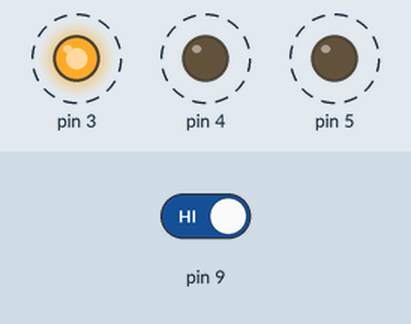
Recording of a sketch running on a simulated Arduino Uno, built with avr-gcc and run on an emulated ATmega328P. Shown: output pins drawn as LEDs (lit = HIGH). Dashed ring = blinking. The inputs (shaded band) are chosen by the test bench; at power-on: pin 9 HIGH.

Above: at 16.6 s.
18.1 s: pin 9 driven LOW
27.1 s: pin 9 driven HIGH
At 27.1 s:
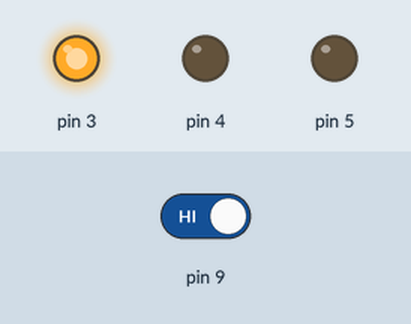
At 28.0 s:
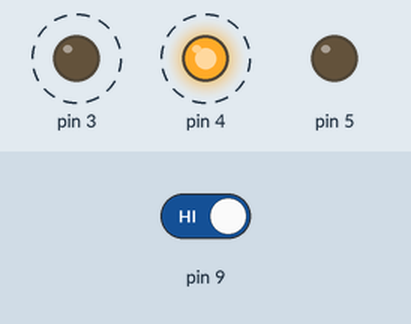
Timing chart, 0 to 42.1 s (numbered marks = the images above; inputs shaded):
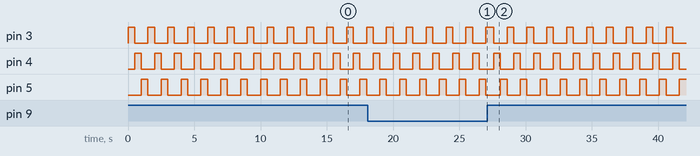

Measured:
- after the input at 27.1 s, pin 3, pin 4: alternates HIGH for 0.50 s and LOW for 1.0 s, starting after 0.50 s; pin 5: alternates HIGH for 0.50 s and LOW for 1.0 s, starting after 1.0 s
- by itself, pin 3–5: alternates HIGH for 0.50 s and LOW for 1.0 s

The sketch:

icp1.ino
```cpp
int ss = 0;
void setup()
{
  pinMode(3, OUTPUT);
  pinMode(4, OUTPUT);
  pinMode(5, OUTPUT);
  pinMode(9, INPUT);
}
void loop()
{
  ss = digitalRead(9);
  if (ss == LOW)
  {
    digitalWrite(3, HIGH);
    digitalWrite(4, LOW);
    digitalWrite(5, LOW);
  }
  else
  {
    for(int l=0; l<=5; l++)
    {
      digitalWrite(3, HIGH);
      digitalWrite(4, LOW);
      digitalWrite(5, LOW);
      delay(500);
      digitalWrite(3, LOW);
      digitalWrite(4, HIGH);
      digitalWrite(5, LOW);
      delay(500);
      digitalWrite(3, LOW);
      digitalWrite(4, LOW);
      digitalWrite(5, HIGH);
      delay(500);
    }
  }
}
```
